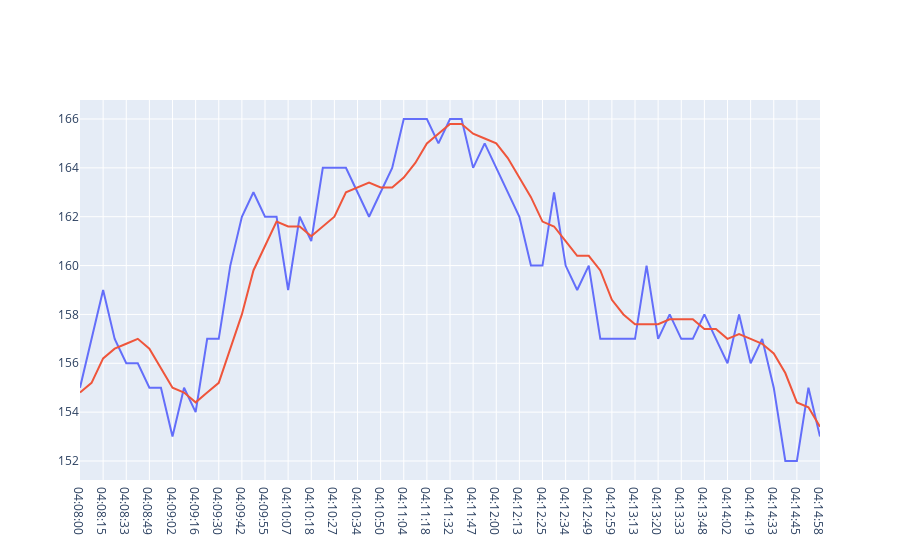

This figure's notebook cell:
### Code cell
fig = go.Figure()

# Додавання першої лінії для heart_rate
fig.add_trace(go.Scatter(x=dff['time_only'], y=dff['heart_rate'], mode='lines', name='Heart Rate'))

# Додавання другої лінії для heart_rate_rolling_avg
fig.add_trace(go.Scatter(x=dff['time_only'], y=dff['heart_rate_rolling_avg'], mode='lines', name='Heart Rate Rolling Avg'))

# Вимкнення легенди
fig.update_layout(showlegend=False)

# Відображення графіку
fig.show()
